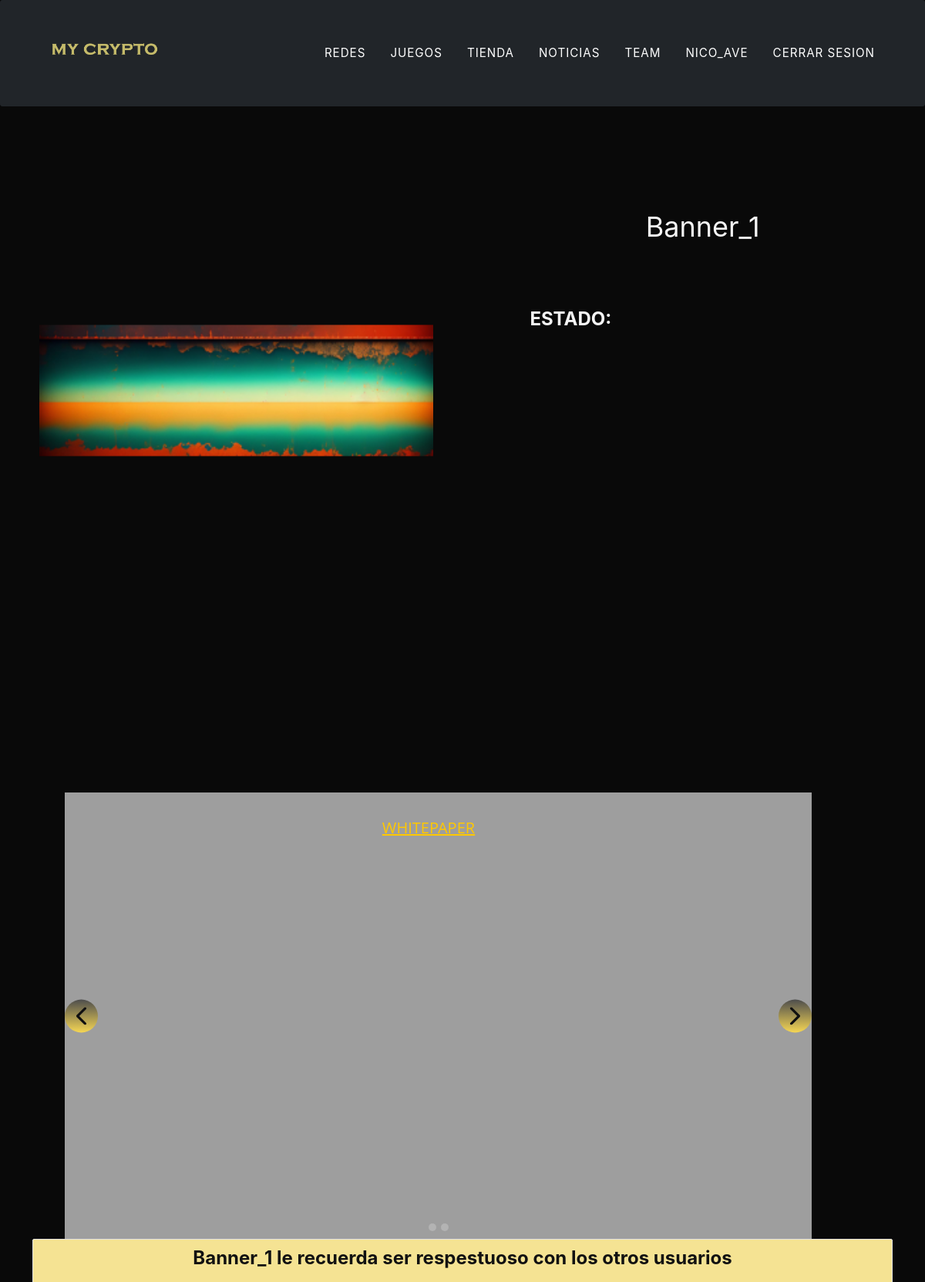
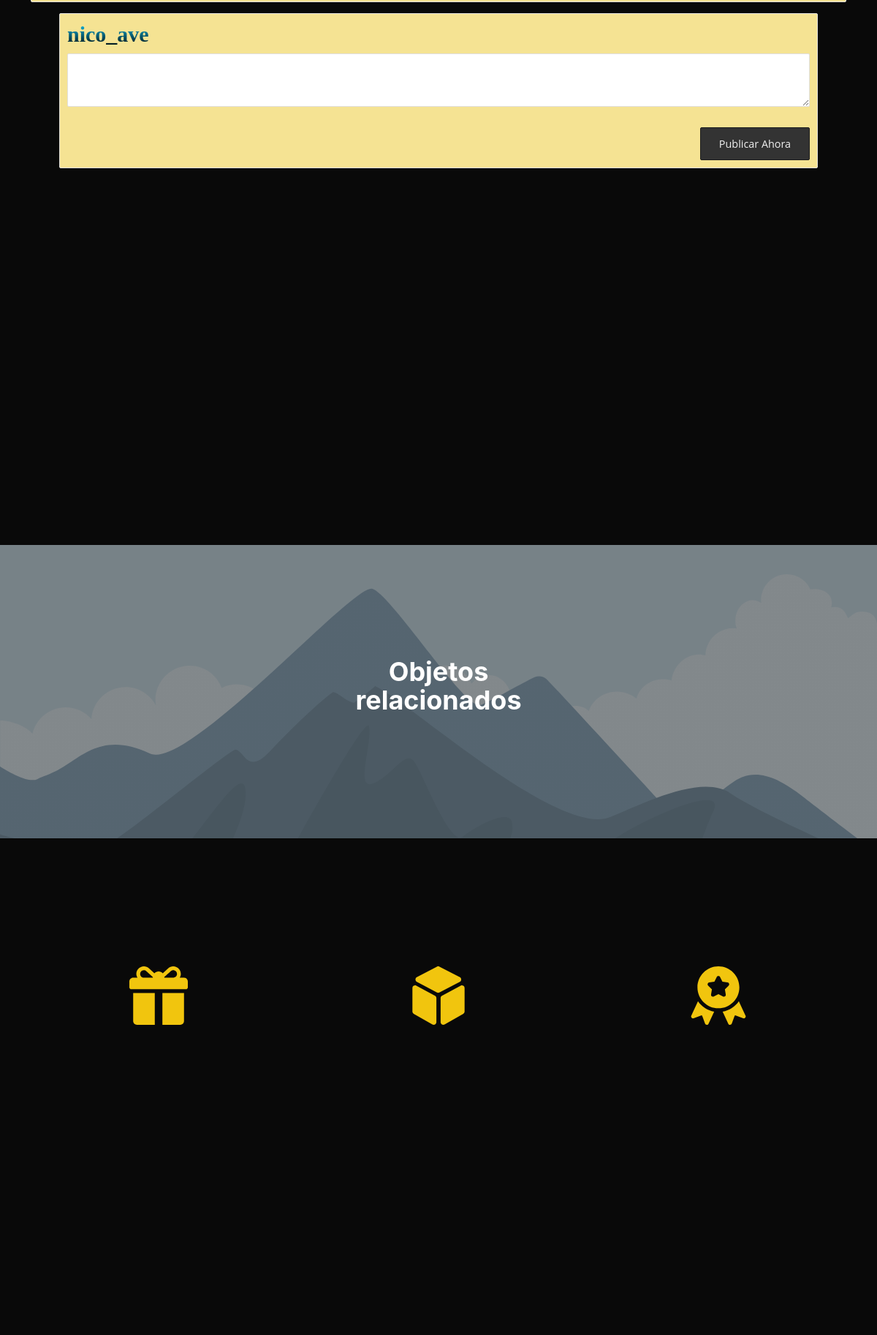
Screenshot of /item.php?id=20 (signed in, upper part) with the database file from the repository (2 pictures, top to bottom).
### tables this page shows
CREATE TABLE `items` (
  `iditem` int(11) NOT NULL,
  `nombre_item` varchar(255) NOT NULL,
  `idestado` int(11) NOT NULL,
  `precio` int(11) NOT NULL,
  `imagen_item` varchar(255) NOT NULL,
  `idtienda` int(11) NOT NULL
);

CREATE TABLE `usuarios` (
  `idusuario` int(11) NOT NULL,
  `nickname` varchar(255) NOT NULL,
  `email` varchar(255) NOT NULL,
  `contrasenia` varchar(255) NOT NULL,
  `fb_id` varchar(255) DEFAULT NULL,
  `foto` varchar(255) DEFAULT NULL,
  `descripcion` varchar(255) DEFAULT NULL,
  `twitter` varchar(255) DEFAULT NULL,
  `instagram` varchar(255) DEFAULT NULL,
  `facebook` varchar(255) DEFAULT NULL,
  `idestado` int(11) NOT NULL,
  `nombre` varchar(50) NOT NULL,
  `apellido` varchar(50) NOT NULL,
  `discord_id` varchar(255) DEFAULT NULL,
  `avatar` varchar(255) DEFAULT NULL,
  `fecha_registro` datetime NOT NULL DEFAULT current_timestamp()
);

### item.php (the view, shortened to what this page needs)
<!DOCTYPE html>
<html>
  <head>
    <link rel="stylesheet" type="text/css" href="bootstrap/css/bootstrap.min.css">
    <link rel="stylesheet" href="css/nicepage.css" media="screen">
    <link rel="stylesheet" href="css/Proyectos.css" media="screen">
    <link href="css/styles.css" rel="stylesheet" />
</head>
  <body style='background: #090909'data-home-page="item.php" data-home-page-title="Proyectos" class="u-body u-overlap u-white u-xl-mode" data-lang="es">
  <?php
    require ('conexion.php');
    $iditem=$_GET['id'];
    $SELECT=mysqli_query($conexion, "SELECT * FROM items WHERE iditem=$iditem");
    while($r=mysqli_fetch_array($SELECT)){
        $nombre_item=$r['nombre_item'];
        $imagen_item=$r['imagen_item'];
        $estado_item=$r['estado_item'];
    }
      $idusuario =$_SESSION['logueado'];
      $consulta = mysqli_query($conexion, "SELECT * FROM usuarios WHERE idusuario=$idusuario");
      while($respuesta=mysqli_fetch_assoc($consulta)){
        $nick = $respuesta['nickname'];
      }
      ?>
      <nav class="navbar navbar-expand-lg navbar-dark fixed-top" id="mainNav">
            <div class="container">
                <a class="navbar-brand"  href="inicio.php"> <img src=" assets/img/sad.png" alt="..." /></a>
                <div class="collapse navbar-collapse" id="navbarResponsive">
                    <ul class="navbar-nav text-uppercase ms-auto py-4 py-lg-0">
                        <li class="nav-item"><a class="nav-link" href="../mycrypto/admin/redeslist.php">Redes</a></li>
                        <li class="nav-item"><a class="nav-link" href="admin/proyectoslist.php">Juegos</a></li>
                        <li class="nav-item"><a class="nav-link" href="tiendalist.php">Tienda</a></li>
                        <li class="nav-item"><a class="nav-link" href="https://es.cointelegraph.com/tags/games">Noticias</a></li>
                        <li class="nav-item"><a class="nav-link" href="#team">Team</a></li>
                        <li class="nav-item"><a class="nav-link" href="perfil.php" ><?php echo $nick; ?></a></li>
                        <li class="nav-item"> <a class="nav-link" href="logout.php" >Cerrar Sesion</a></li>
                    </ul>
                </div>
            </div>
        </nav>
    <section class="u-clearfix u-section-1" id="sec-54a0">
      <div class="u-clearfix u-gutter-0 u-layout-wrap u-layout-wrap-1">
        <div class="u-gutter-0 u-layout">
          <div class="u-layout-row">
            <div class="u-size-30">
              <div class="u-layout-row">
                <div class="u-container-style u-layout-cell u-left-cell u-size-60 u-layout-cell-1" src="">
                  <div class="u-container-layout u-container-layout-1">
                    <img class="u-image u-image-1" src="./img/items/<?php echo $imagen_item;?>" alt="..." data-image-width="1080" data-image-height="1080">
                  </div>
                </div>
              </div>
            </div>
            <div class="u-size-30">
              <div class="u-layout-col">
                <div class="u-container-style u-hidden-sm u-hidden-xs u-layout-cell u-right-cell u-size-30 u-layout-cell-2">
                  <div class="u-container-layout">
                  <h2 class="u-text u-text-3" align= 'center'><?php echo $nombre_item;?></h2>
                  </div>
                </div>
                <div style='background: #090909' class="u-align-left u-container-style u-layout-cell u-right-cell u-size-30 u-white u-layout-cell-3">
                  <div class="u-container-layout u-container-layout-3">
                    <h4 class="u-text u-text-2"align= 'left'>ESTADO:   <?php echo $estado_item; ?></h4>
                  </div>
                </div>
              </div>
            </div>
          </div>
        </div>
      </div>
    </section>
    <section  style='background: #090909' class="u-align-center u-clearfix u-white u-section-2" id="sec-446b">
      <div  class="u-clearfix u-sheet u-sheet-1">
        <div id="carousel-5989" data-interval="5000" data-u-ride="carousel" class="u-carousel u-slider u-slider-1">
          <ol class="u-absolute-hcenter u-carousel-indicators u-carousel-indicators-1">
            <li data-u-target="#carousel-5989" class="u-active u-grey-30 u-shape-circle" data-u-slide-to="0" style="width: 10px; height: 10px;"></li>
            <li data-u-target="#carousel-5989" class="u-grey-30 u-shape-circle" data-u-slide-to="1" style="width: 10px; height: 10px;"></li>
          </ol>
          <div style='background: #090909' class="u-carousel-inner" role="listbox">
            <div style='background: #9e9e9e' class="u-active u-align-center u-carousel-item u-container-style u-slide u-white u-carousel-item-1">
              <div class="u-container-layout u-container-layout-1">
                <a href="<?php echo $whitepaper_proyecto; ?>" class="u-large-text u-text u-text-variant u-text-2">WHITEPAPER</a>
              </div>
            </div>
          </div>
          <a class="u-absolute-vcenter u-carousel-control u-carousel-control-prev u-gradient u-hidden-xs u-icon-circle u-spacing-10 u-carousel-control-1" href="#carousel-5989" role="button" data-u-slide="prev">
            <span aria-hidden="true">
                                </span>
                              </a>
                              <a class="u-absolute-vcenter u-carousel-control u-carousel-control-next u-gradient u-hidden-xs u-icon-circle u-spacing-10 u-carousel-control-2" href="#carousel-5989" role="button" data-u-slide="next">
                                <span aria-hidden="true">
                                </span>
            </a>
            </div>
            </div>
        <div class="container">
        <div class="comment-form-container">
            <div class="container"> <h4><?php echo $nombre_item;  echo ' le recuerda ser respestuoso con los otros usuarios' ?></h4></div>
        </div>
        <div class="container">
            <div class="container">
                <div class="panel-body">
                    <div class="comment-form-container">
                        <form id="frm-comment">
                            <h4 class="nickname"align= 'left' ><?php echo $nick; ?></h4>
                            <div class="input-row">
                                <textarea class="input-field" type="text" name="comment" id="comment" placeholder="Agregar comentario">  </textarea>
                            </div>
                            <div>
                                <input type="button" class="btn-submit" id="submitButton" value="Publicar Ahora" />
                            </div>
                        </form>
                    </div>
                    <div class='scroll'>
                    </div>
                </div>
            </div>
        </div>
    </div>
    <section class="u-align-center u-clearfix u-image u-shading u-section-4" src="" data-image-width="1280" data-image-height="800" id="sec-e2ec">
      <div class="u-align-center u-clearfix u-sheet u-sheet-1">
        <h2 class="u-text u-text-1">Objetos relacionados</h2>
      </div>
    </section>
    <section class="u-align-center u-clearfix u-section-5" id="sec-e1dd">
      <div class="u-align-left u-clearfix u-sheet u-sheet-1">
        <div class="u-expanded-width u-list u-list-1">
          <div class="u-repeater u-repeater-1">
            <div class="u-container-style u-list-item u-repeater-item">
              <div class="u-container-layout u-similar-container u-valign-top u-container-layout-1"><span class="u-icon u-icon-circle u-text-palette-3-base u-icon-1"><svg class="u-svg-link" preserveAspectRatio="xMidYMin slice" viewBox="0 0 512 512" style=""><use xmlns:xlink="http://www.w3.org/1999/xlink" xlink:href="#svg-36a5"></use></svg>
           <section>
          </span>
              </div>
            </div>
            <div class="u-align-center u-container-style u-list-item u-repeater-item">
              <div class="u-container-layout u-similar-container u-valign-top u-container-layout-2"><span class="u-icon u-icon-circle u-text-palette-3-base u-icon-2"><svg class="u-svg-link" preserveAspectRatio="xMidYMin slice" viewBox="0 0 511.846 511.846" style=""><use xmlns:xlink="http://www.w3.org/1999/xlink" xlink:href="#svg-2bb9"></use></svg>
          </span>
              </div>
            </div>
            <div class="u-container-style u-list-item u-repeater-item">
              <div class="u-container-layout u-similar-container u-valign-top u-container-layout-3"><span class="u-icon u-icon-circle u-text-palette-3-base u-icon-3"><svg class="u-svg-link" preserveAspectRatio="xMidYMin slice" viewBox="0 0 512 512" style=""><use xmlns:xlink="http://www.w3.org/1999/xlink" xlink:href="#svg-a5cb"></use></svg>
          </span>
              </div>
            </div>
          </div>
        </div>
      </div>
    </section>
</section>
</body>
<!DOCTYPE html>
<html>
  <head>
    <link rel="stylesheet" type="text/css" href="bootstrap/css/bootstrap.min.css">
    <link rel="stylesheet" href="css/nicepage.css" media="screen">
    <link rel="stylesheet" href="css/Proyectos.css" media="screen">
    <link href="css/styles.css" rel="stylesheet" />
</head>
  <body style='background: #090909'data-home-page="proyecto.php" data-home-page-title="Proyectos" class="u-body u-overlap u-white u-xl-mode" data-lang="es">
  <?php
    require ('conexion.php');
      $idusuario =$_SESSION['logueado'];
      $consulta = mysqli_query($conexion, "SELECT * FROM usuarios WHERE idusuario=$idusuario");
      while($respuesta=mysqli_fetch_assoc($consulta)){
        $nick = $respuesta['nickname'];
      }
      ?>
      <nav class="navbar navbar-expand-lg navbar-dark fixed-top" id="mainNav">
            <div class="container">
                <a class="navbar-brand"  href="inicio.php"> <img src=" assets/img/sad.png" alt="..." /></a>
                <div class="collapse navbar-collapse" id="navbarResponsive">
                    <ul class="navbar-nav text-uppercase ms-auto py-4 py-lg-0">
                        <li class="nav-item"><a class="nav-link" href="../mycrypto/admin/redeslist.php">Redes</a></li>
                        <li class="nav-item"><a class="nav-link" href="admin/proyectoslist.php">Juegos</a></li>
                        <li class="nav-item"><a class="nav-link" href="tiendalist.php">Tienda</a></li>
                        <li class="nav-item"><a class="nav-link" href="https://es.cointelegraph.com/tags/games">Noticias</a></li>
                        <li class="nav-item"><a class="nav-link" href="#team">Team</a></li>
                        <li class="nav-item"><a class="nav-link" href="perfil.php" ><?php echo $nick; ?></a></li>
                        <li class="nav-item"> <a class="nav-link" href="logout.php" >Cerrar Sesion</a></li>
                    </ul>
                </div>
            </div>
        </nav>
</body>
</html>

### css/Proyectos.css (style rules this page uses)
.u-section-1 { min-height: 596px; }
.u-section-1 .u-layout-wrap-1 { width: calc(((100% - 1140px) / 2) + 1179px); margin: 108px auto 0 0; }
.u-section-1 .u-layout-cell-1 { min-height: 488px; }
.u-section-1 .u-container-layout-1 { padding: 30px 43px; }
.u-section-1 .u-image-1 { height: 396px; width: 511px; margin: 26px 0 0 auto; }
.u-section-1 .u-layout-cell-2 { min-height: 113px; }
.u-section-1 .u-layout-cell-3 { min-height: 375px; }
.u-section-1 .u-container-layout-3 { padding: 12px 37px; }
.u-section-1 .u-text-2 { margin: 23px 0 0 46px; color: whitesmoke; }
.u-section-1 .u-text-3 { margin: 23px 18px 0 28px; color:whitesmoke; }
.nickname { top: 20px; font-size: 30px; background: -webkit-linear-gradient(rgb(12, 206, 255), rgb(0, 0, 0)); -webkit-background-clip: text; -webkit-text-fill-color: transparent; font-family: 'oswald'; }
.u-section-2 { background-image: none; }
.u-section-2 .u-sheet-1 { min-height: 579px; }
.u-section-2 .u-slider-1 { min-height: 579px; height: auto; width: 969px; margin: 0 auto 0 54px; }
.u-section-2 .u-carousel-indicators-1 { position: absolute; bottom: 10px; width: auto; height: auto; }
.u-section-2 .u-carousel-item-1 { background-image: none; }
.u-section-2 .u-container-layout-1 { padding: 30px 80px 30px 65px; }
.u-section-2 .u-text-1 { font-weight: 700; margin: 40px auto 0; }
.u-section-2 .u-text-2 { font-size: 1.25rem; margin: 91px 20px 0 10px; }
.u-section-2 .u-container-layout-2 { padding: 30px 80px; }
.u-section-2 .u-carousel-control-1 { width: 43px; height: 43px; background-image: linear-gradient(#4d4d4d, #f5d654); }
.u-section-2 .u-carousel-control-2 { width: 43px; height: 43px; background-image: linear-gradient(#4d4d4d, #f5d654); left: auto; position: absolute; right: 0; }
.u-section-4 { background-position: 50% 50%; }
.u-section-4 .u-sheet-1 { min-height: 73px; }
.u-section-4 .u-text-1 { width: 339px; margin: 10px auto 24px; }
.u-section-5 .u-sheet-1 { min-height: 390px; }
.u-section-5 .u-list-1 { margin: 1px 0; }
.u-section-5 .u-repeater-1 { grid-template-columns: repeat(3, calc(33.3333% - 6.66667px)); min-height: 388px; grid-gap: 10px; }
.u-section-5 .u-container-layout-1 { padding: 30px; }
.u-section-5 .u-icon-1 { height: 80px; width: 80px; background-image: none; margin: 0 auto; }
.u-section-5 .u-container-layout-2 { padding: 30px; }
.u-section-5 .u-icon-2 { height: 80px; width: 80px; background-image: none; margin: 0 auto; }
.u-section-5 .u-container-layout-3 { padding: 30px; }
.u-section-5 .u-icon-3 { height: 80px; width: 80px; background-image: none; margin: 0 auto; }

### rows the page displays
items: imagen_item (picture), nombre_item "Banner_1"
usuarios: nickname "nico_ave", nickname "NICO_AVE"
